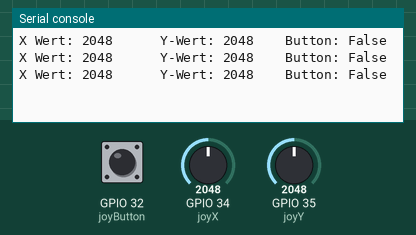
A program run on a simulated ESP32 board running MicroPython. On the bench: the last lines printed to the serial console. The inputs (shaded band) are chosen by the test bench; at power-on: GPIO 32 (joyButton) HIGH, GPIO 34 (joyX) = 2048, GPIO 35 (joyY) = 2048 (analog values on the 0–4095 scale).

Above: at 1.2 s.
1.3 s: GPIO 32 (joyButton) pulled LOW for 0.6 s
At 1.9 s:
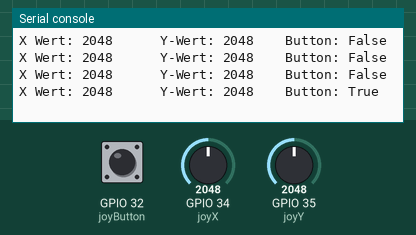
3.4 s: GPIO 34 (joyX) set to 2866
At 3.9 s:
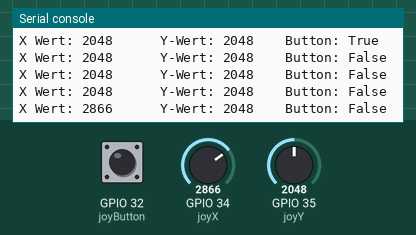
4.9 s: GPIO 35 (joyY) set to 2866
At 5.4 s:
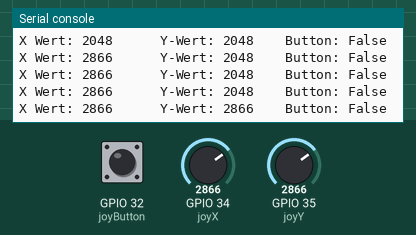
6.4 s: GPIO 32 (joyButton) pulled LOW for 1 s
At 6.9 s:
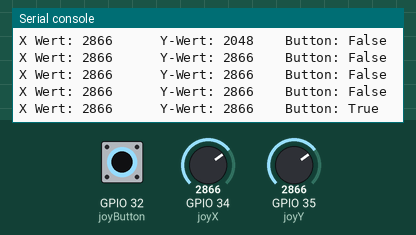
8.9 s: GPIO 34 (joyX) set to 3603
At 9.4 s:
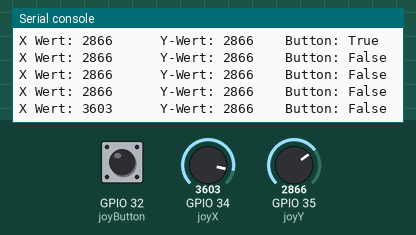
10.4 s: GPIO 35 (joyY) set to 3603
At 10.9 s:
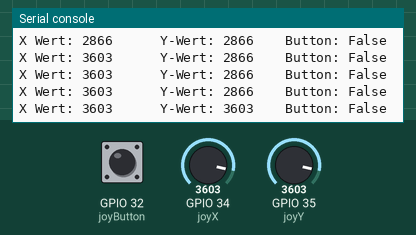
Timing chart, 0 to 12.9 s (numbered marks = the images above; inputs shaded):
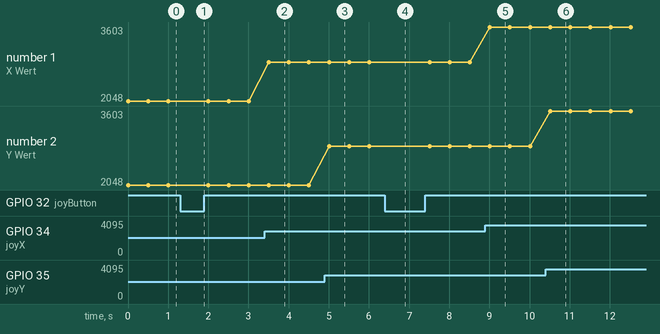

Measured:
- after the input at 1.3 s, the serial console: prints a new line after 0.20 s (image 1)
- after the input at 3.4 s, the serial console: prints a new line after 0.11 s (image 2)
- after the input at 4.9 s, the serial console: prints a new line after 0.11 s (image 3)
- after the input at 6.4 s, the serial console: prints a new line after 0.11 s (image 4)
- after the input at 8.9 s, the serial console: prints a new line after 0.11 s (image 5)
- after the input at 10.4 s, the serial console: prints a new line after 0.11 s (image 6)
- plotted number 1: 2048 → 2866 after the input at 3.4 s, 2866 → 3603 after the input at 8.9 s

The program:

adc_joystick.py
```python
'''
Verkabelung von KY-023 (Joystick)
Joystick ... ESP
GND          GND
+5V          3V3
VRx          D34
VRy          D35
SW           D32

GPIOs für ADC Block 1: 32, 33, 34, 35, 36 und 39
GPIOs für ADC Block 2: 0, 2, 4, 12-15 und 25-27
'''

import machine
import time

joyX = machine.Pin(34, machine.Pin.IN)
joyY = machine.Pin(35, machine.Pin.IN)
joyButton = machine.Pin(32, machine.Pin.IN, machine.Pin.PULL_UP)

joyXadc = machine.ADC(joyX)
joyXadc.atten(machine.ADC.ATTN_11DB)
joyYadc = machine.ADC(joyY)
joyYadc.atten(machine.ADC.ATTN_11DB)

while True:
    valX = joyXadc.read()  #unsigned integer mit range 0-4095
    valY = joyYadc.read()  #unsigned integer mit range 0-4095
    btn = not joyButton.value()
    print("X Wert: {x}      Y-Wert: {y}    Button: {b}".format(x=valX, y=valY, b=btn))
    time.sleep(0.5) #0.5 sekunden
```
